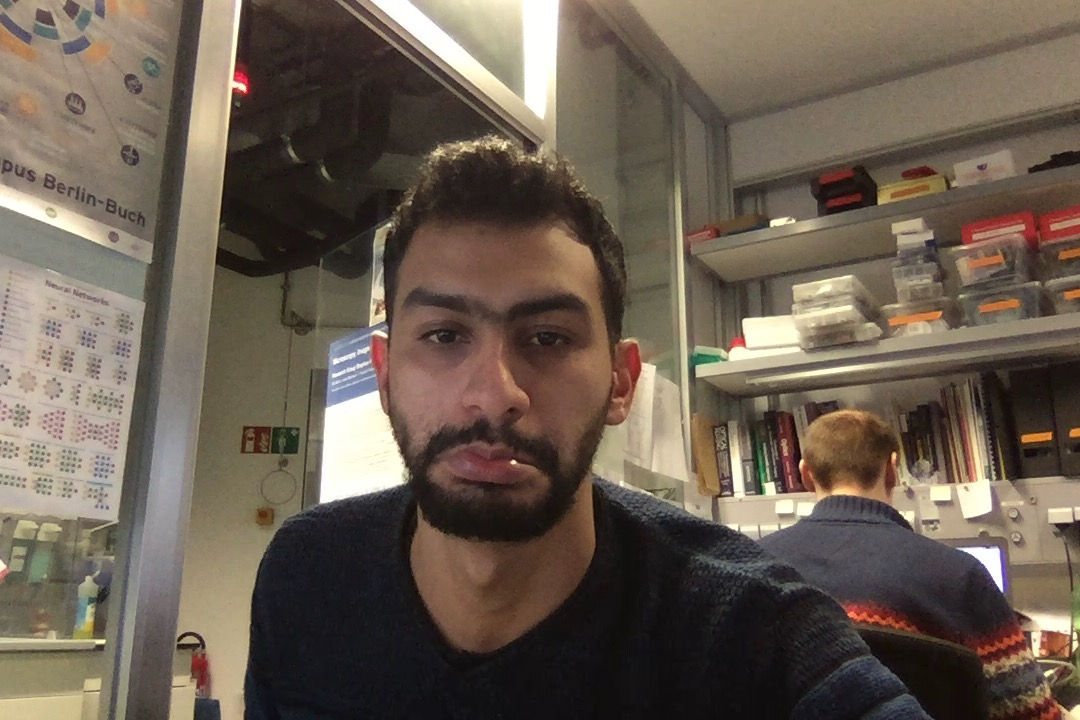
#> input picture faceDetection/new/test1.jpg, 1080 x 720 px, found by its file name
$ jupyter execute 'Face Detection.ipynb'   (shell and % lines are left out)
#> lines starting #> are read from the running program, lines starting #| are printed output that depends on the picture; after the words box and inside, x2 and y2 are one past the last pixel; in counts of white or black regions, pixels touching at a corner belong together
### Started 04/12/2018

[cell 1]
pathImages = "new"
pathOutput = "result"
ext = ".jpg"

[cell 2]
import cv2
import os
import numpy as np
import matplotlib.pyplot as plt
from tqdm import tqdm

[cell 3]
face_cascade = cv2.CascadeClassifier('haarcascade_frontalface_default.xml')
eye_cascade = cv2.CascadeClassifier('haarcascade_eye.xml')

[cell 4]
def ProcessFolder(inputPath,outputPath,extension):
    i = 0
    for file in tqdm(os.listdir(inputPath)):
        if file.endswith(extension):
            path = inputPath+"/"+file
            img = cv2.imread(path)
            img = cv2.cvtColor(img, cv2.COLOR_BGR2RGB)
            gray = cv2.cvtColor(img,cv2.COLOR_BGR2GRAY)
            faces = face_cascade.detectMultiScale(gray, 1.1, 5)
            original = img.copy()
            for (x,y,w,h) in faces:
                cv2.rectangle(img,(x,y),(x+w,y+h),(255,0,0),2)
                crop_img = original[y:y+h, x:x+w]
                crop_img = cv2.cvtColor(crop_img, cv2.COLOR_BGR2RGB)
                file_name = outputPath+"/"+"%s.jpg"% (i)
                cv2.imwrite( file_name, crop_img );
                i = i+1

[cell 5]
images = ["test1.jpg","test2.jpg","test3.jpg"]
img = cv2.imread(images[0])
#> img is the input picture: shape (720, 1080, 3); mean B, G, R 81, 93.6, 106.5
img = cv2.cvtColor(img, cv2.COLOR_BGR2RGB)
plt.imshow(img)
plt.show()
gray = cv2.cvtColor(img,cv2.COLOR_BGR2GRAY)
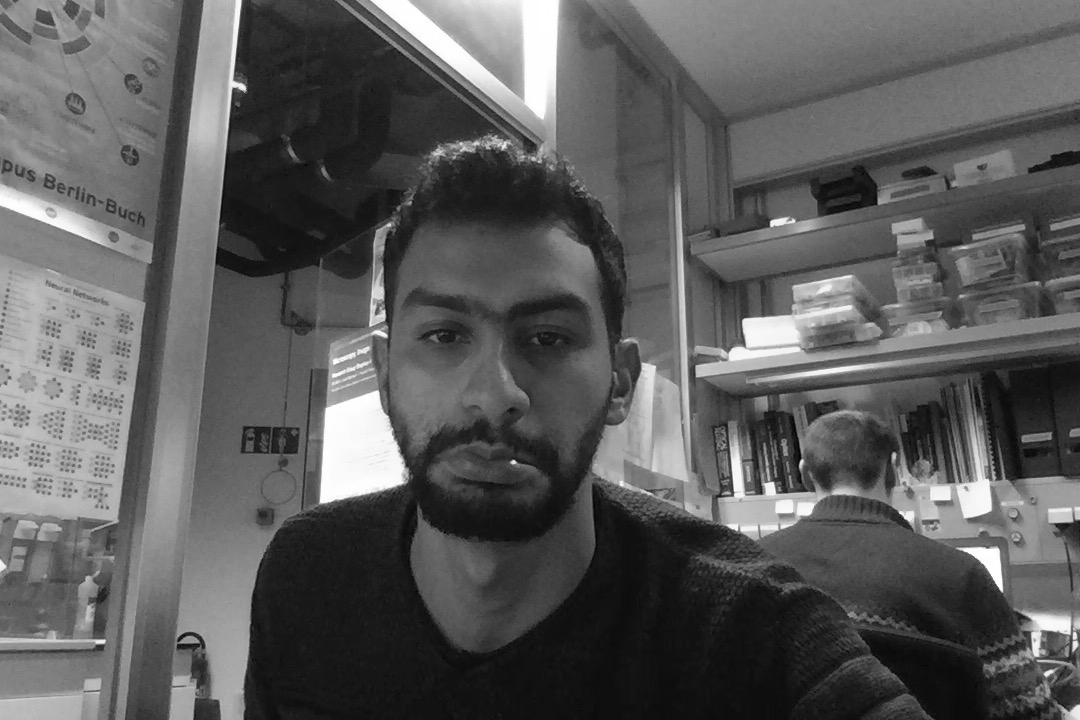
#> gray: shape (720, 1080); min 2, max 255, mean 91.4
plt.imshow(gray,cmap='gray')
plt.show()

[cell 6]
faces = face_cascade.detectMultiScale(img, 1.1, 5)
#> faces = [[131, 360, 202, 202], [361, 220, 283, 283]]
original = img.copy()
for (x,y,w,h) in faces:
    cv2.rectangle(img,(x,y),(x+w,y+h),(255,0,0),2)
    roi_gray = gray[y:y+h, x:x+w]
    roi_color = img[y:y+h, x:x+w]
    eyes = eye_cascade.detectMultiScale(roi_gray)
    for (ex,ey,ew,eh) in eyes:
        cv2.rectangle(roi_color,(ex,ey),(ex+ew,ey+eh),(0,255,0),2)
#> this loop made 2 passes
#> (x, y, w, h, eyes) on pass 2: (361, 220, 283, 283, [[53, 86, 59, 59], [155, 90, 58, 58]])
#> pass 1, `roi_gray = gray[y:y+h, x:x+w]`:
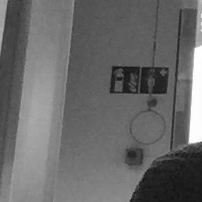
#> roi_gray: shape (202, 202); min 16, max 255, mean 104.6
#> pass 1, `roi_color = img[y:y+h, x:x+w]`:
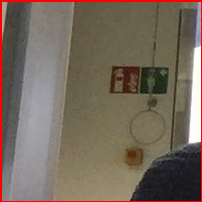
#> roi_color: shape (202, 202, 3); mean R, G, B 118, 104.5, 91.4
#> pass 2, `roi_gray = gray[y:y+h, x:x+w]`:
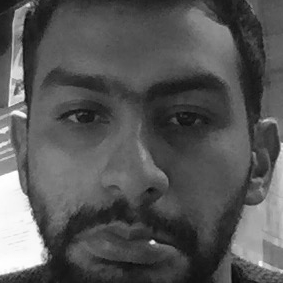
#> roi_gray: shape (283, 283); min 10, max 255, mean 86.6
#> pass 2, `roi_color = img[y:y+h, x:x+w]`:
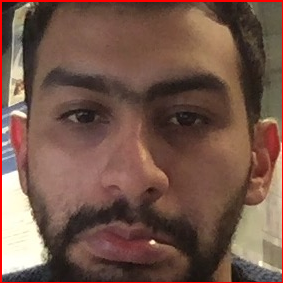
#> roi_color: shape (283, 283, 3); mean R, G, B 116, 85.3, 73.1
#> after the loop:
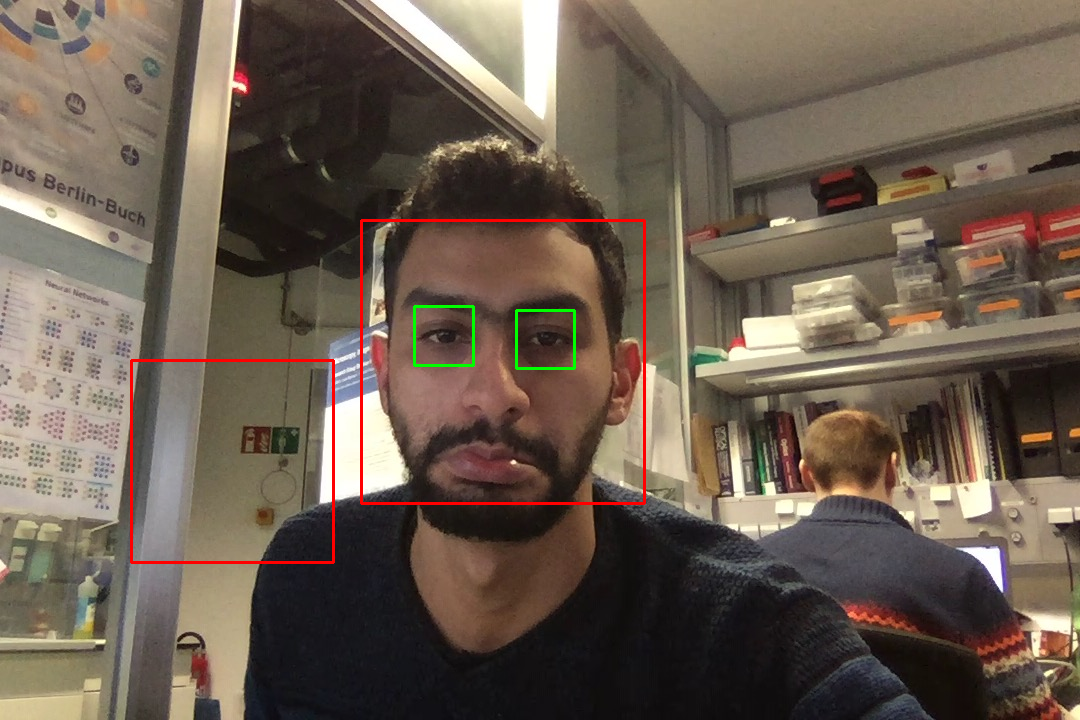
#> img: shape (720, 1080, 3); mean R, G, B 107.4, 93.2, 80.2
#> after the loop:
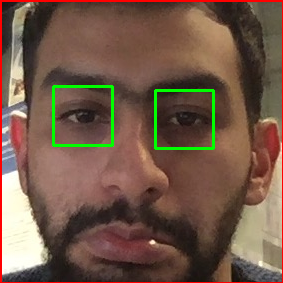
#> roi_color: shape (283, 283, 3); 1.74% of pixels changed, all inside (x1, y1, x2, y2) = (52, 85, 215, 150)
# cv2.imshow('img',img)
# cv2.waitKey(0)
# cv2.destroyAllWindows()
plt.imshow(img)
plt.show()

[cell 7]
import time
import os

[cell 8]
img = cv2.cvtColor(img, cv2.COLOR_BGR2RGB)
cv2.imwrite( "result.jpg", img );

### Crop image

[cell 9]
i = 0;
for (x,y,w,h) in faces:
    cv2.rectangle(img,(x,y),(x+w,y+h),(255,0,0),2)
    crop_img = original[y:y+h, x:x+w]
    crop_img = cv2.cvtColor(crop_img, cv2.COLOR_BGR2RGB)
    file_name = "face%s.jpg"% (i)
    cv2.imwrite( file_name, crop_img );
    i = i+1
#> this loop made 2 passes
#> (x, y, w, h, file_name, i) on passes 1 to 2: (131, 360, 202, 202, 'face0.jpg', 1), (361, 220, 283, 283, 'face1.jpg', 2)
#> pass 1, `crop_img = original[y:y+h, x:x+w]`:
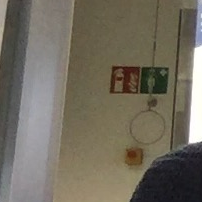
#> crop_img: shape (202, 202, 3); mean R, G, B 113.9, 107.8, 94.5
#> pass 2, `crop_img = original[y:y+h, x:x+w]`:
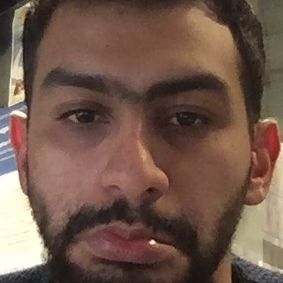
#> crop_img: shape (283, 283, 3); mean R, G, B 112.9, 87.4, 74.9
#> after the loop:
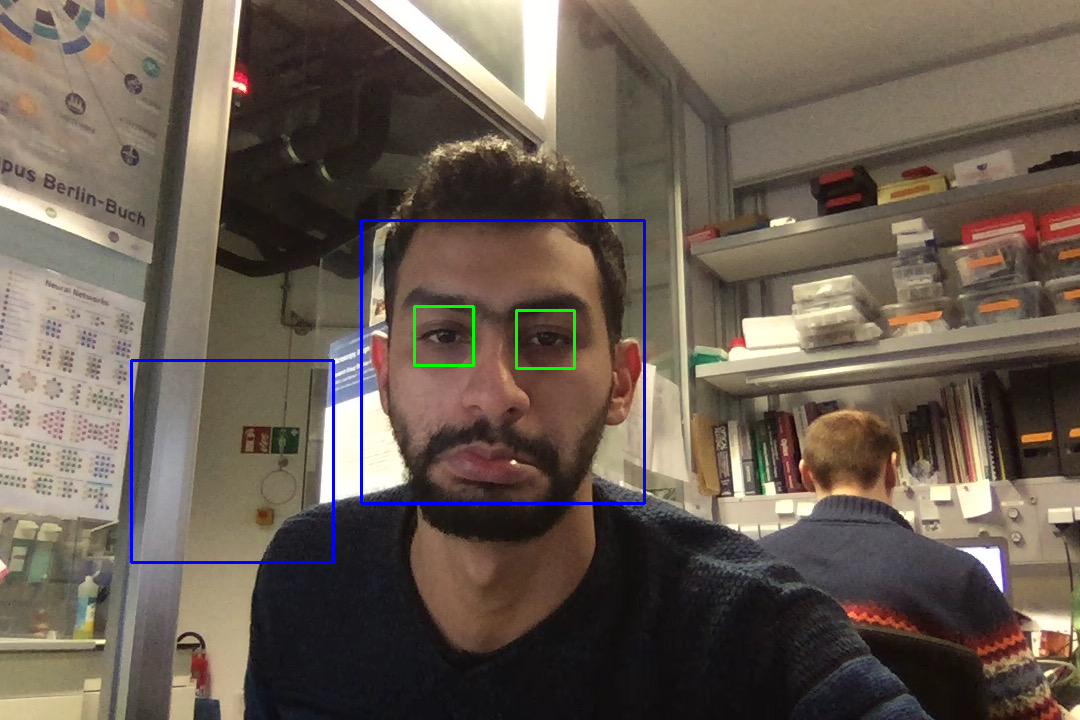
#> img: shape (720, 1080, 3); mean B, G, R 82.1, 93.2, 105.5
#> after the loop, i = 2
